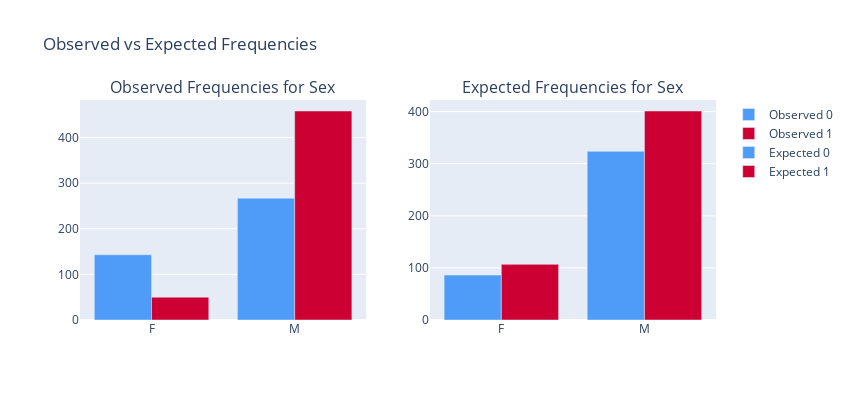
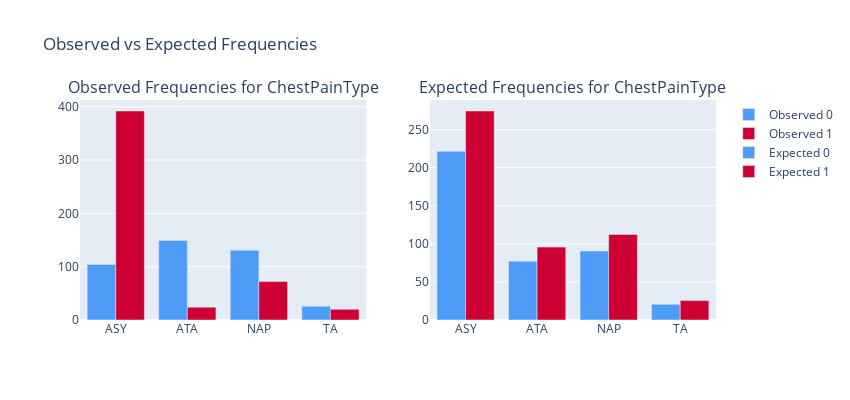
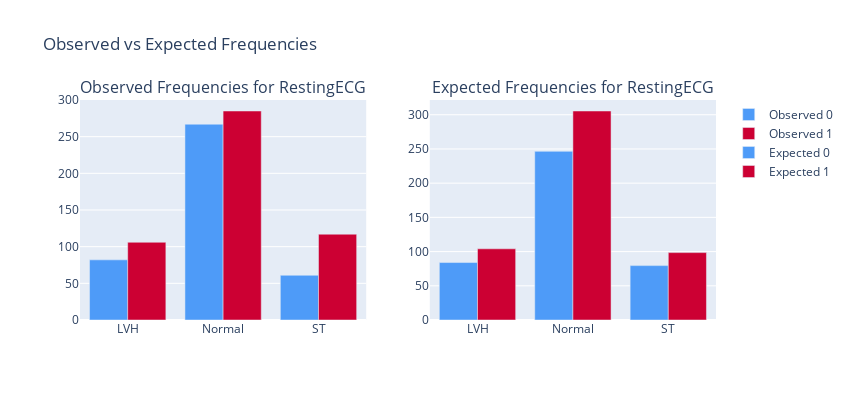
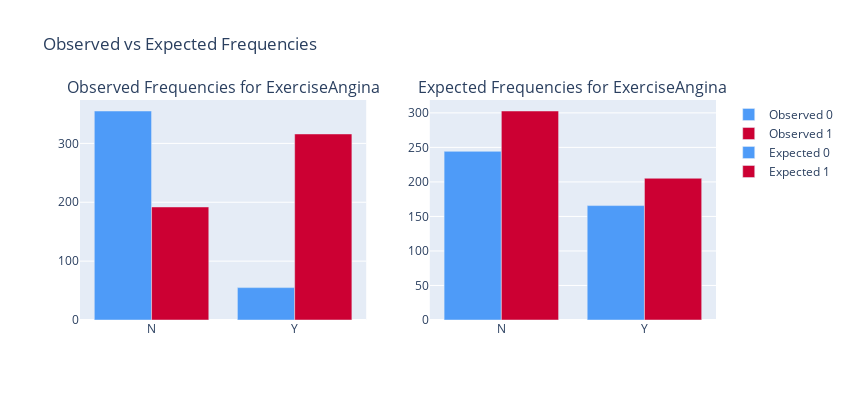

Source (notebook cell) for these figures, in order:
### Markdown cell above
Plotting observed vs expected frequencies as per chi-square test results to check the statistical significance of categorical variables

### Code cell
for col in categorical_columns:
    # Create a contingency table
    contingency_table = pd.crosstab(df[col], df[target])

    # Perform chi-square test
    chi2, p, dof, expected = chi2_contingency(contingency_table)

    # Plotting observed vs expected frequencies
    fig = make_subplots(rows=1, cols=2, subplot_titles=[f'Observed Frequencies for {col}', f'Expected Frequencies for {col}'])
    show_legend = i == 0  # Show legend only for the first subplot

    # Observed frequencies
    for i in range(len(contingency_table.columns)):
        fig.add_trace(
            go.Bar(
                x=contingency_table.index,
                y=contingency_table.iloc[:, i],
                name=f'Observed {contingency_table.columns[i]}',
                marker_color=custom_palette[i]
            ),
            row=1,
            col=1
        )

    # Expected frequencies
    expected_df = pd.DataFrame(expected, index=contingency_table.index, columns=contingency_table.columns)
    for i in range(len(expected_df.columns)):
        fig.add_trace(
            go.Bar(
                x=expected_df.index,
                y=expected_df.iloc[:, i],
                name=f'Expected {expected_df.columns[i]}',
                marker_color=custom_palette[i]
            ),
            row=1,
            col=2
        )

    fig.update_layout(
        title_text=f'Observed vs Expected Frequencies',
        height=400,
        width=850,
        showlegend=True
    )

    fig.show()

### Figure 1 — Plotly figure (JSON) as saved in the notebook; plotly's stock layout.template omitted (floating-point values rounded to 4 significant figures)
{"data": [{"marker": {"color": "#4e9bf8"}, "name": "Observed 0", "type": "bar", "x": ["F", "M"], "xaxis": "x", "y": [143, 267], "yaxis": "y"}, {"marker": {"color": "#CC0033"}, "name": "Observed 1", "type": "bar", "x": ["F", "M"], "xaxis": "x", "y": [50, 458], "yaxis": "y"}, {"marker": {"color": "#4e9bf8"}, "name": "Expected 0", "type": "bar", "x": ["F", "M"], "xaxis": "x2", "y": [86.2, 323.8], "yaxis": "y2"}, {"marker": {"color": "#CC0033"}, "name": "Expected 1", "type": "bar", "x": ["F", "M"], "xaxis": "x2", "y": [106.8, 401.2], "yaxis": "y2"}], "layout": {"annotations": [{"font": {"size": 16}, "showarrow": false, "text": "Observed Frequencies for Sex", "x": 0.225, "xanchor": "center", "xref": "paper", "y": 1, "yanchor": "bottom", "yref": "paper"}, {"font": {"size": 16}, "showarrow": false, "text": "Expected Frequencies for Sex", "x": 0.775, "xanchor": "center", "xref": "paper", "y": 1, "yanchor": "bottom", "yref": "paper"}], "height": 400, "showlegend": true, "title": {"text": "Observed vs Expected Frequencies"}, "width": 850, "xaxis": {"anchor": "y", "domain": [0, 0.45]}, "xaxis2": {"anchor": "y2", "domain": [0.55, 1]}, "yaxis": {"anchor": "x", "domain": [0, 1]}, "yaxis2": {"anchor": "x2", "domain": [0, 1]}}}

### Figure 2 — Plotly figure (JSON) as saved in the notebook; plotly's stock layout.template omitted (floating-point values rounded to 4 significant figures)
{"data": [{"marker": {"color": "#4e9bf8"}, "name": "Observed 0", "type": "bar", "x": ["ASY", "ATA", "NAP", "TA"], "xaxis": "x", "y": [104, 149, 131, 26], "yaxis": "y"}, {"marker": {"color": "#CC0033"}, "name": "Observed 1", "type": "bar", "x": ["ASY", "ATA", "NAP", "TA"], "xaxis": "x", "y": [392, 24, 72, 20], "yaxis": "y"}, {"marker": {"color": "#4e9bf8"}, "name": "Expected 0", "type": "bar", "x": ["ASY", "ATA", "NAP", "TA"], "xaxis": "x2", "y": [221.5, 77.27, 90.66, 20.54], "yaxis": "y2"}, {"marker": {"color": "#CC0033"}, "name": "Expected 1", "type": "bar", "x": ["ASY", "ATA", "NAP", "TA"], "xaxis": "x2", "y": [274.5, 95.73, 112.3, 25.46], "yaxis": "y2"}], "layout": {"annotations": [{"font": {"size": 16}, "showarrow": false, "text": "Observed Frequencies for ChestPainType", "x": 0.225, "xanchor": "center", "xref": "paper", "y": 1, "yanchor": "bottom", "yref": "paper"}, {"font": {"size": 16}, "showarrow": false, "text": "Expected Frequencies for ChestPainType", "x": 0.775, "xanchor": "center", "xref": "paper", "y": 1, "yanchor": "bottom", "yref": "paper"}], "height": 400, "showlegend": true, "title": {"text": "Observed vs Expected Frequencies"}, "width": 850, "xaxis": {"anchor": "y", "domain": [0, 0.45]}, "xaxis2": {"anchor": "y2", "domain": [0.55, 1]}, "yaxis": {"anchor": "x", "domain": [0, 1]}, "yaxis2": {"anchor": "x2", "domain": [0, 1]}}}

### Figure 3 — Plotly figure (JSON) as saved in the notebook; plotly's stock layout.template omitted (floating-point values rounded to 4 significant figures)
{"data": [{"marker": {"color": "#4e9bf8"}, "name": "Observed 0", "type": "bar", "x": ["LVH", "Normal", "ST"], "xaxis": "x", "y": [82, 267, 61], "yaxis": "y"}, {"marker": {"color": "#CC0033"}, "name": "Observed 1", "type": "bar", "x": ["LVH", "Normal", "ST"], "xaxis": "x", "y": [106, 285, 117], "yaxis": "y"}, {"marker": {"color": "#4e9bf8"}, "name": "Expected 0", "type": "bar", "x": ["LVH", "Normal", "ST"], "xaxis": "x2", "y": [83.97, 246.5, 79.5], "yaxis": "y2"}, {"marker": {"color": "#CC0033"}, "name": "Expected 1", "type": "bar", "x": ["LVH", "Normal", "ST"], "xaxis": "x2", "y": [104.0, 305.5, 98.5], "yaxis": "y2"}], "layout": {"annotations": [{"font": {"size": 16}, "showarrow": false, "text": "Observed Frequencies for RestingECG", "x": 0.225, "xanchor": "center", "xref": "paper", "y": 1, "yanchor": "bottom", "yref": "paper"}, {"font": {"size": 16}, "showarrow": false, "text": "Expected Frequencies for RestingECG", "x": 0.775, "xanchor": "center", "xref": "paper", "y": 1, "yanchor": "bottom", "yref": "paper"}], "height": 400, "showlegend": true, "title": {"text": "Observed vs Expected Frequencies"}, "width": 850, "xaxis": {"anchor": "y", "domain": [0, 0.45]}, "xaxis2": {"anchor": "y2", "domain": [0.55, 1]}, "yaxis": {"anchor": "x", "domain": [0, 1]}, "yaxis2": {"anchor": "x2", "domain": [0, 1]}}}

### Figure 4 — Plotly figure (JSON) as saved in the notebook; plotly's stock layout.template omitted (floating-point values rounded to 4 significant figures)
{"data": [{"marker": {"color": "#4e9bf8"}, "name": "Observed 0", "type": "bar", "x": ["N", "Y"], "xaxis": "x", "y": [355, 55], "yaxis": "y"}, {"marker": {"color": "#CC0033"}, "name": "Observed 1", "type": "bar", "x": ["N", "Y"], "xaxis": "x", "y": [192, 316], "yaxis": "y"}, {"marker": {"color": "#4e9bf8"}, "name": "Expected 0", "type": "bar", "x": ["N", "Y"], "xaxis": "x2", "y": [244.3, 165.7], "yaxis": "y2"}, {"marker": {"color": "#CC0033"}, "name": "Expected 1", "type": "bar", "x": ["N", "Y"], "xaxis": "x2", "y": [302.7, 205.3], "yaxis": "y2"}], "layout": {"annotations": [{"font": {"size": 16}, "showarrow": false, "text": "Observed Frequencies for ExerciseAngina", "x": 0.225, "xanchor": "center", "xref": "paper", "y": 1, "yanchor": "bottom", "yref": "paper"}, {"font": {"size": 16}, "showarrow": false, "text": "Expected Frequencies for ExerciseAngina", "x": 0.775, "xanchor": "center", "xref": "paper", "y": 1, "yanchor": "bottom", "yref": "paper"}], "height": 400, "showlegend": true, "title": {"text": "Observed vs Expected Frequencies"}, "width": 850, "xaxis": {"anchor": "y", "domain": [0, 0.45]}, "xaxis2": {"anchor": "y2", "domain": [0.55, 1]}, "yaxis": {"anchor": "x", "domain": [0, 1]}, "yaxis2": {"anchor": "x2", "domain": [0, 1]}}}
